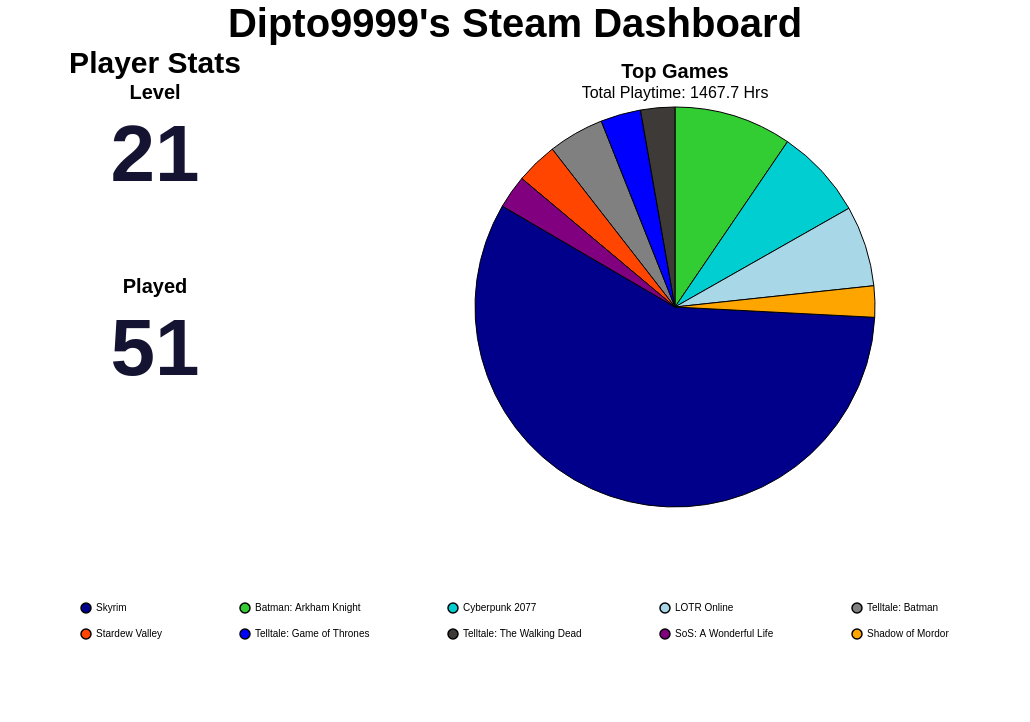

Write the Vega-Lite specification saved for this chart.
### Vega-Lite specification from a JSON file in a GitHub repository (floating-point values rounded to 4 significant figures)
{"config": {"view": {"continuousWidth": 300, "continuousHeight": 300, "strokeOpacity": 0, "strokeWidth": 1.5}, "axis": {"labelFontSize": 12, "titleFontSize": 16}, "legend": {"labelFontSize": 12, "titleFontSize": 16}}, "hconcat": [{"vconcat": [{"data": {"name": "data-2499b64f9be58983f459d2071ccce1f4"}, "mark": {"type": "text", "align": "center", "baseline": "middle", "color": "#141331", "fontSize": 80, "fontWeight": "bold"}, "encoding": {"text": {"field": "Value", "type": "quantitative"}, "x": {"axis": null, "field": "Metric", "type": "nominal"}, "y": {"value": 50}}, "height": 150, "title": {"text": "Level", "anchor": "middle", "fontSize": 20}, "width": 300}, {"data": {"name": "data-eb5d1b6a8d8b16edc374c784ce7f88c2"}, "mark": {"type": "text", "align": "center", "baseline": "middle", "color": "#141331", "fontSize": 80, "fontWeight": "bold"}, "encoding": {"text": {"field": "Value", "type": "quantitative"}, "x": {"axis": null, "field": "Metric", "type": "nominal"}, "y": {"value": 50}}, "height": 150, "title": {"text": "Played", "anchor": "middle", "fontSize": 20}, "width": 300}], "title": {"text": "Player Stats", "anchor": "middle", "fontSize": 30}}, {"data": {"name": "data-ed12f395a69ad81b29f55b56d6c6aa45"}, "mark": {"type": "arc", "stroke": "black", "strokeWidth": 1}, "encoding": {"color": {"field": "name", "legend": {"columnPadding": 75, "columns": 5, "direction": "horizontal", "labelFontSize": 10, "orient": "bottom", "padding": 75, "rowPadding": 10, "title": "", "titleAlign": "center", "titleFontSize": 16}, "scale": {"range": ["#00008B", "#32CD32", "#00CED1", "#A8D7E7", "#808080", "#FF4500", "#0000FF", "#3D3A38", "#800080", "#FFA500", "#006400", "#8B0000", "#FFD700", "#4682B4", "#2E8B57"]}, "sort": null, "type": "nominal"}, "theta": {"field": "playtime_percentage", "type": "quantitative"}, "tooltip": [{"field": "name", "title": "Game", "type": "nominal"}, {"field": "playtime_forever", "format": ".1f", "title": "Time (Hrs)", "type": "quantitative"}, {"field": "playtime_percentage", "format": ".2f", "title": "Playtime (%)", "type": "quantitative"}]}, "height": 400, "title": {"text": "Top Games", "anchor": "middle", "fontSize": 20, "subtitle": "Total Playtime: 1467.7 Hrs", "subtitleFontSize": 16}, "width": 700}], "padding": {"left": 250, "right": 250, "top": 0, "bottom": 0}, "title": {"text": "Dipto9999's Steam Dashboard", "anchor": "middle", "fontSize": 40}, "$schema": "https://vega.github.io/schema/vega-lite/v6.4.1.json", "datasets": {"data-2499b64f9be58983f459d2071ccce1f4": [{"Metric": "Level", "Value": 21}], "data-eb5d1b6a8d8b16edc374c784ce7f88c2": [{"Metric": "Played", "Value": 51}], "data-ed12f395a69ad81b29f55b56d6c6aa45": [{"name": "Skyrim", "playtime_forever": 845.3, "appid": 72850, "playtime_percentage": 57.59}, {"name": "Batman: Arkham Knight", "playtime_forever": 139.7, "appid": 208650, "playtime_percentage": 9.51}, {"name": "Cyberpunk 2077", "playtime_forever": 106.7, "appid": 1091500, "playtime_percentage": 7.27}, {"name": "LOTR Online", "playtime_forever": 95.7, "appid": 212500, "playtime_percentage": 6.52}, {"name": "Telltale: Batman", "playtime_forever": 66.22, "appid": 498240, "playtime_percentage": 4.51}, {"name": "Stardew Valley", "playtime_forever": 49.5, "appid": 413150, "playtime_percentage": 3.37}, {"name": "Telltale: Game of Thrones", "playtime_forever": 47.68, "appid": 330840, "playtime_percentage": 3.25}, {"name": "Telltale: The Walking Dead", "playtime_forever": 40.52, "appid": 207610, "playtime_percentage": 2.76}, {"name": "SoS: A Wonderful Life", "playtime_forever": 39.42, "appid": 2111170, "playtime_percentage": 2.69}, {"name": "Shadow of Mordor", "playtime_forever": 37.05, "appid": 241930, "playtime_percentage": 2.52}]}}
